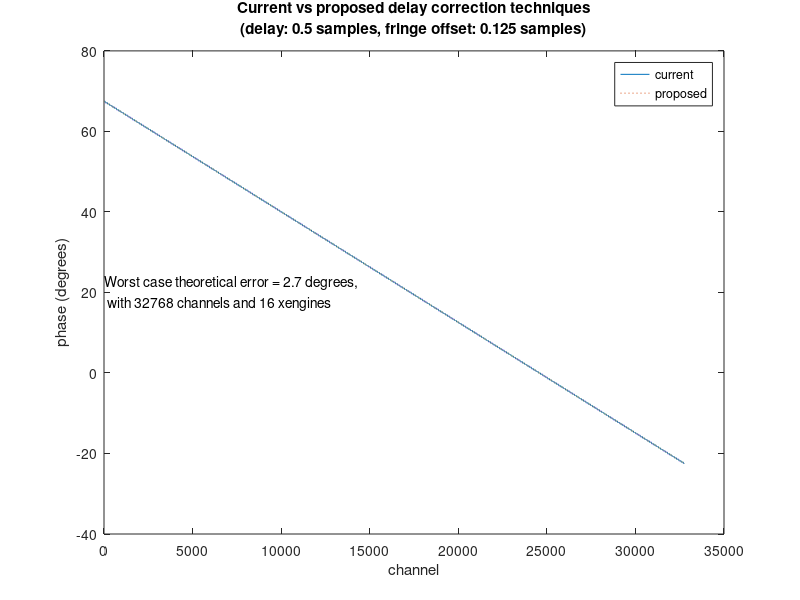

The MATLAB source for this figure:
% proposal is to implement phase correction by having a base phase
% value for the first frequency, and a phase update to be applied
% for each frequency after that

fft_chans = 2^15; 
fringe_offset = 0.125; %samples
delay = 0.5; %samples
lookup_table_size = 1024; 

signal = randn(1, fft_chans);
signal_fft = fft(signal, fft_chans);

%current solution
indices = [-0.5:1/fft_chans:0.5-1/fft_chans];
lookup_table = exp(j*2*pi*([-(lookup_table_size/2):lookup_table_size/2-1]/lookup_table_size));

phase = ((-delay)*indices) + fringe_offset;
table_indices = mod(round(phase*lookup_table_size/2)+lookup_table_size/2, lookup_table_size);
phase_slope = lookup_table(table_indices+1);
%apply delay slope
signal_fft_delayed = signal_fft .* phase_slope;

%proposed solution
%delay = -delay;
%fringe_offset = -fringe_offset;

%negative delay slope for positive delay
delay_radians = -delay * pi;
fringe_offset_radians = fringe_offset * pi;

initial_phase = -delay_radians/2+fringe_offset_radians;
rotator_init = exp(j*initial_phase);

phase_increment = delay_radians/fft_chans;
rotator_inc = exp(j*phase_increment);

rotators = zeros(1, fft_chans);
rotator = rotator_init;
for n = 1:fft_chans,
    rotator = rotator * rotator_inc;
    rotators(n) = rotator;
end
%apply delay slope
signal_fft_delayed_new = signal_fft.*rotators;    

% Phase error sources;
% * initial phase error on input data
% * initial base rotator value error 
% * initial phase increment value error accumulated
% * rotator value error accumulated 
% * final phase error on output data
% Assuming rounding, maximum error is half an LSB

xengs = 16; %maximum error occurs with maximum channels per xengine

%input data from feng
input_bits = 8;
max_input_error_bits = 1/((2^input_bits)+1);
max_input_error_phase = abs(360/(2*pi)*angle(exp(-j*max_input_error_bits)));

%phase accumulator
phase_acc_init_bits = 16; %input resolution
max_phase_acc_init_error_bits = 1/((2^phase_acc_init_bits)+1);
max_phase_acc_init_error_phase = abs(360/(2*pi)*angle(exp(-j*max_phase_acc_init_error_bits)));
phase_acc_bits = 18; %phase accumulator resolution
max_phase_acc_error_bits = 1/((2^phase_acc_bits)+1);
max_phase_acc_error_phase = abs(360/(2*pi)*angle(exp(-j*max_phase_acc_error_bits)));

%phase increment
phase_inc_bits = 16; %input resolution
max_phase_inc_error_bits = 1/((2^phase_inc_bits)+1);
max_phase_inc_error_phase = abs(360/(2*pi)*angle(exp(-j*max_phase_inc_error_bits)));

%output data
output_bits = 8;
max_output_error_bits = 1/((2^output_bits)+1);
max_output_error_phase = abs(360/(2*pi)*angle(exp(-j*max_output_error_bits)));

chans_per_xeng = fft_chans/xengs;
%integrated phase error due to accumulated initial phase error in phase increment value
max_phase_acc_error_phase_inc = chans_per_xeng * max_phase_inc_error_phase;

%integrated phase error due to accumulated phase error in phase accumulator
max_phase_acc_error_phase_acc = chans_per_xeng * max_phase_acc_error_phase;

%maximum theoretical phase error
max_phase_error_worst = max_input_error_phase + max_phase_acc_init_error_phase + max_phase_acc_error_phase_acc + max_phase_acc_error_phase_inc + max_output_error_phase;

heading = sprintf('Current vs proposed delay correction techniques\n(delay: %2.1f samples, fringe offset: %1.3f samples)', delay, fringe_offset);
plot((180/pi)*angle(signal_fft_delayed.*conj(signal_fft)),'-');
hold on;
plot((180/pi)*angle(signal_fft_delayed_new.*conj(signal_fft)),':');
legend({'current','proposed'});
xlabel('channel');
ylabel('phase (degrees)');
title(heading); 
text(50,20,sprintf('Worst case theoretical error = %2.1f degrees,\n with %d channels and %d xengines', max_phase_error_worst, fft_chans, xengs));

